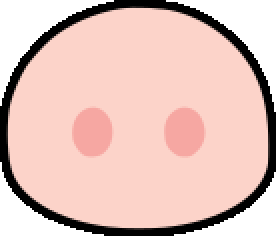
#> input picture assets/stickers/pig_nose.png, 138 x 118 px, found by its file name (shown 2 times larger)
$ python pig_face.py
#> lines starting #> are read from the running program, lines starting #| are printed output that depends on the picture
import cv2
import numpy as np
from src.filters.base import overlay_sticker_from_landmarks

# Load stickers
pig_nose_img = cv2.imread("assets/stickers/pig_nose.png", cv2.IMREAD_UNCHANGED)
#> pig_nose_img is the input picture: shape (118, 138, 4); mean B, G, R, A 187.3, 194.2, 225.5, 206.9
pig_ear_left_img = cv2.imread("assets/stickers/pig_ear_left.png", cv2.IMREAD_UNCHANGED)
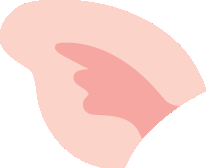
#> input picture assets/stickers/pig_ear_left.png, 206 x 168 px, found by its file name
#> pig_ear_left_img is the input picture: shape (168, 206, 4); mean B, G, R, A 214.8, 220.3, 252.2, 160
pig_ear_right_img = cv2.imread("assets/stickers/pig_ear_right.png", cv2.IMREAD_UNCHANGED)
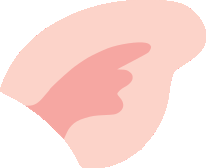
#> input picture assets/stickers/pig_ear_right.png, 206 x 168 px, found by its file name
#> pig_ear_right_img is the input picture: shape (168, 206, 4); mean B, G, R, A 214.8, 220.4, 252.2, 159.8

# Sticker configs
pig_nose_src_pts = np.array([[70,0],[0, 60],[140,60]])
pig_nose_landmarks = [195, 48, 278]

pig_ear_left_src_pts = np.array([[125,160],[200,90],[25,20]])
pig_ear_left_landmarks = [127, 54]

pig_ear_right_src_pts = np.array([[0,90],[80,165],[190,20]])
pig_ear_right_landmarks = [284, 356]

def pig_nose_filter(image, results):
    if not results.face_landmarks:
        return image
    return overlay_sticker_from_landmarks(
        image, pig_nose_img, pig_nose_src_pts, pig_nose_landmarks, results, "face"
    )

def pig_ear_left_filter(image, results):
    if not results.face_landmarks:
        return image
    return overlay_sticker_from_landmarks(
        image, pig_ear_left_img, pig_ear_left_src_pts, pig_ear_left_landmarks,
        results, "face", tip_offset=(-1.5, -0.5)
    )

def pig_ear_right_filter(image, results):
    if not results.face_landmarks:
        return image
    return overlay_sticker_from_landmarks(
        image, pig_ear_right_img, pig_ear_right_src_pts, pig_ear_right_landmarks,
        results, "face", tip_offset=(1.5, -0.5)
    )
